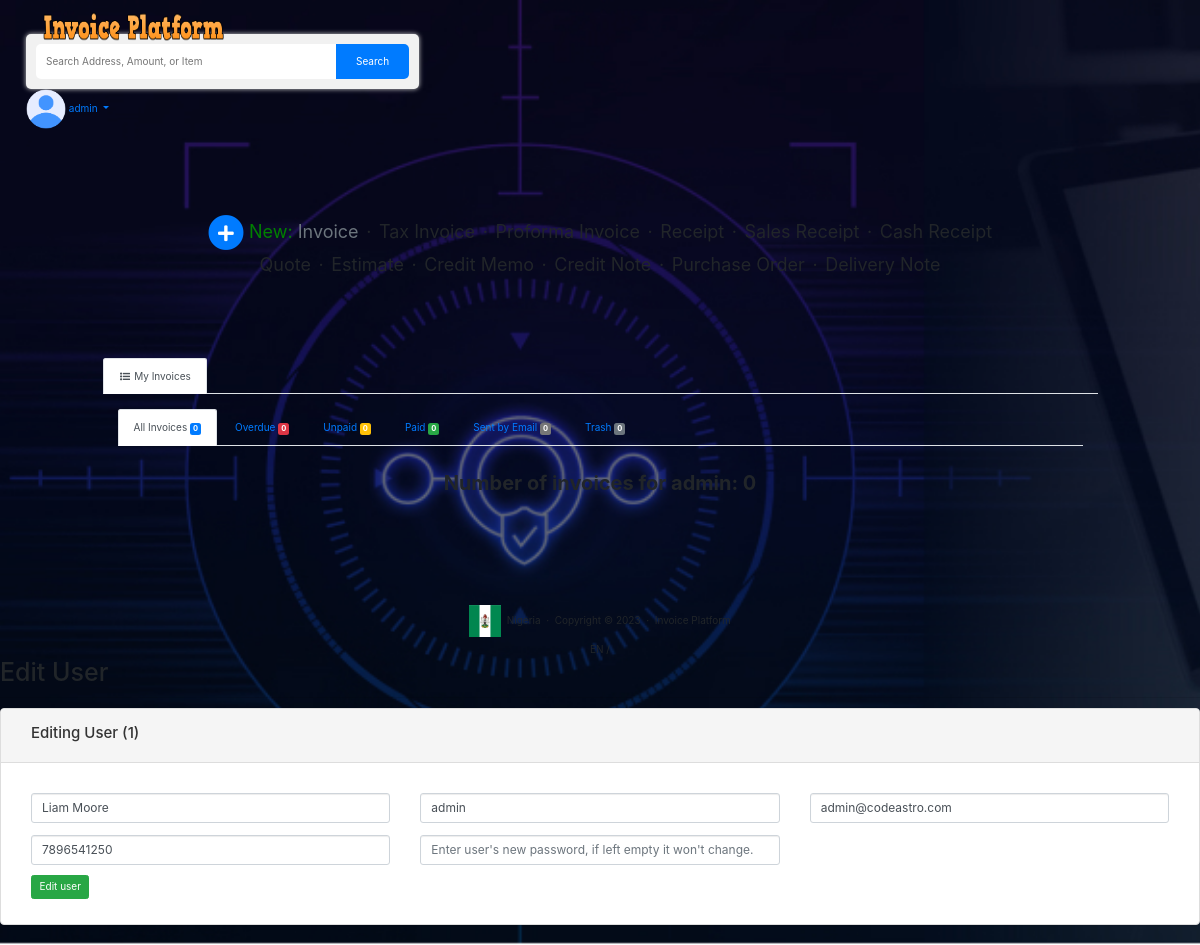
The app's page /user-edit.php?id=1 (signed in) with its own data.
### tables this page shows
CREATE TABLE `users` (
  `id` int(11) NOT NULL,
  `name` varchar(255) NOT NULL,
  `username` varchar(100) NOT NULL,
  `email` varchar(100) NOT NULL,
  `phone` varchar(100) NOT NULL,
  `password` varchar(200) NOT NULL
);

### user-edit.php (the view, shortened to what this page needs)
<?php
include('header.php');
include('functions.php');
$getID = $_GET['id'];
$query = "SELECT * FROM users WHERE id = '" . $mysqli->real_escape_string($getID) . "'";
$result = mysqli_query($mysqli, $query);
if($result) {
	while ($row = mysqli_fetch_assoc($result)) {
		$name = $row['name'];
		$username = $row['username'];
		$email = $row['email'];
		$phone = $row['phone'];
	}
}
?>
<h1>Edit User</h1>
<hr>
<div class="row">
	<div class="col-xs-12">
		<div class="panel panel-default">
			<div class="panel-heading">
				<h4>Editing User (<?php echo $getID; ?>)</h4>
			</div>
			<div class="panel-body form-group form-group-sm">
				<form method="post" id="update_user">
					<div class="row">
						<div class="col-xs-4">
							<input type="text" class="form-control margin-bottom required" name="name" placeholder="Name" value="<?php echo $name; ?>">
						</div>
						<div class="col-xs-4">
							<input type="text" class="form-control margin-bottom required" name="username" placeholder="Enter username" value="<?php echo $username; ?>">
						</div>
						<div class="col-xs-4">
							<input type="text" class="form-control margin-bottom required" name="email" placeholder="Enter user's email address" value="<?php echo $email; ?>">
						</div>
					</div>
					<div class="row">
						<div class="col-xs-4">
							<input type="text" class="form-control" name="phone" placeholder="Enter user's phone number" value="<?php echo $phone; ?>">
						</div>
						<div class="col-xs-4">
							<input type="password" class="form-control required" name="password" id="password" placeholder="Enter user's new password, if left empty it won't change.">
						</div>
					</div>
					<div class="row">
						<div class="col-xs-12 margin-top btn-group">
							<input type="submit" id="action_update_user" class="btn btn-success float-right" value="Edit user" data-loading-text="Editing...">
						</div>
					</div>
				</form>
			</div>
		</div>
	</div>
<?php
	include('footer.php');
?>

### css/styles.css (style rules this page uses)
body { padding: 0; background-image: url('images/Invoice-management-for-modern-businesses_-A-guide.jpg'); background-size: cover; background-repeat: no-repeat; }
.btn-success { background-color: #009966; border-color: #009966; }
.panel-body { padding: 30px 30px 15px 30px; }
.panel-heading { padding: 15px 30px 15px 30px; }
.float-right { float: right !important; }
.margin-bottom { margin-bottom: 1em; }
.margin-top { margin-top: 1em; }

### records on screen
users: name "Liam Moore", username "admin", email "admin@codeastro.com", phone "7896541250"

### other values on screen
$_SESSION['login_username'] "admin"
$invoice_count "0"
$username "admin"
$getID "1"
